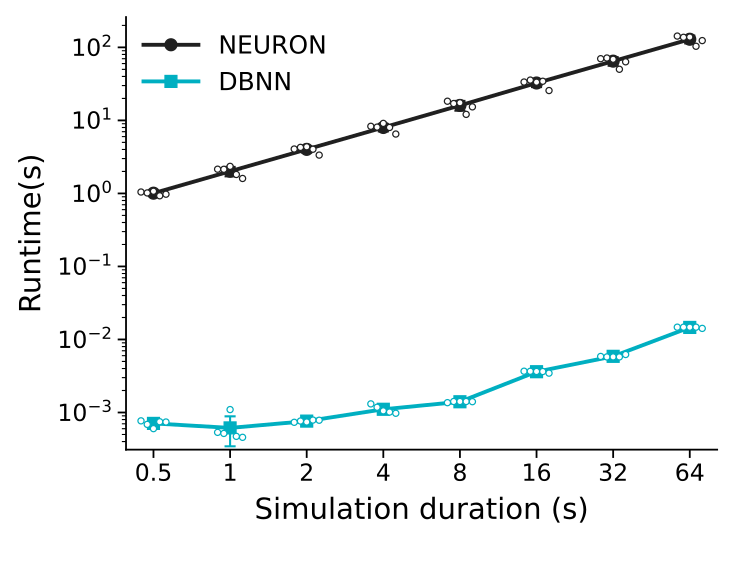

Reproduce this figure in Python.
import csv
import os
from pathlib import Path

import matplotlib
matplotlib.use("Agg")
import matplotlib.pyplot as plt
from matplotlib.transforms import ScaledTranslation
import numpy as np

SCRIPT_DIR = Path(__file__).resolve().parent
ROOT = SCRIPT_DIR.parents[2]
DATA_DIR = ROOT / "nc_final_data" / "FigureS7" / "FigureS7_a"
SOURCE_DIR = ROOT / "nc_final_source_data" / "FigureS7" / "FigureS7_a"




def write_table(path, columns, runs, means, stds):
    values = np.asarray(runs)
    if values.ndim != 2 or values.shape[0] != len(columns) or len(means) != len(columns) or len(stds) != len(columns):
        raise ValueError("Unexpected source table shape")
    path.parent.mkdir(parents=True, exist_ok=True)
    temporary = path.with_name(f".{path.name}.{os.getpid()}.tmp")
    try:
        with temporary.open("w", encoding="utf-8", newline="") as stream:
            writer = csv.writer(stream)
            writer.writerow(["run", *columns])
            for index in range(values.shape[1]):
                writer.writerow([f"run_{index + 1}", *values[:, index]])
            writer.writerow(["mean", *means])
            writer.writerow(["std", *stds])
        os.replace(temporary, path)
    finally:
        if temporary.exists():
            temporary.unlink()


def write_runtime_table(path, x, shown, raw, neuron, dbnn, include_raw):
    columns, runs, means, stds = [], [], [], []
    for condition_index, condition in enumerate(x):
        for engine_index, engine in enumerate(("NEURON", "DBNN")):
            prefix = f"{condition:g}_{engine}"
            if include_raw:
                columns.append(prefix + "_raw_s")
                series = raw[condition_index, engine_index]
                runs.append(series)
                means.append(series.mean())
                stds.append(series.std(ddof=1))
            columns.append(prefix + ("_plotted_s" if include_raw else "_runtime_s"))
            series = shown[condition_index, engine_index]
            runs.append(series)
            means.append(series.mean())
            stds.append(series.std(ddof=1))
            config = neuron[condition_index] if engine_index == 0 else dbnn[condition_index]
            fields = ("dt_ms", "variant", "weight_factor") if engine_index == 0 else ("dt_ms", "method", "execution")
            for field in fields:
                columns.append(prefix + "_" + field)
                runs.append(config[field])
                means.append("")
                stds.append("")
    write_table(path, columns, runs, means, stds)


def main():
    x = np.load(DATA_DIR / "durations_s.npy", allow_pickle=False)
    means = np.load(DATA_DIR / "runtime_mean_s.npy", allow_pickle=False)
    if x.shape != (8,) or means.shape != (8, 2) or not np.isfinite(means).all() or np.any(means <= 0):
        raise ValueError("Unexpected figure data")
    runs = np.load(DATA_DIR / "runtime_runs_s.npy", allow_pickle=False)
    raw = runs
    neuron = np.load(DATA_DIR / "neuron_config.npy", allow_pickle=False)
    dbnn = np.load(DATA_DIR / "dbnn_config.npy", allow_pickle=False)
    if runs.shape != (8, 2, 5) or raw.shape != runs.shape or neuron.shape != (8, 5) or dbnn.shape != (8, 5):
        raise ValueError("Unexpected individual timing data")
    if not np.allclose(runs.mean(axis=2), means, rtol=1e-12, atol=1e-12):
        raise ValueError("Individual times do not match plotted means")
    stds = runs.std(axis=2, ddof=1)
    write_runtime_table(SOURCE_DIR / "FigureS7_a.csv", x, runs, raw, neuron, dbnn, False)
    plt.rcParams.update({"font.family": "Arial", "font.size": 19, "axes.labelsize": 21, "xtick.labelsize": 17, "ytick.labelsize": 17, "legend.fontsize": 18, "axes.linewidth": 1.3, "pdf.fonttype": 42, "ps.fonttype": 42})
    fig, ax = plt.subplots(figsize=(7.4, 5.7))
    ax.plot(x, means[:, 0], color="#202020", marker="o", linewidth=2.8, markersize=8.5, markeredgewidth=1.0, label="NEURON", clip_on=True)
    ax.plot(x, means[:, 1], color="#00AFC1", marker="s", linewidth=2.8, markersize=8.5, markeredgewidth=1.0, label="DBNN", clip_on=True)
    offsets = np.linspace(-9.0, 9.0, runs.shape[2])
    for engine, color in enumerate(("#202020", "#00AFC1")):
        ax.errorbar(x, means[:, engine], yerr=stds[:, engine], fmt="none", ecolor=color,
                    elinewidth=1.5, capsize=4, capthick=1.5, zorder=2)
        for repeat, offset in enumerate(offsets):
            shift = ScaledTranslation(offset / 72.0, 0.0, fig.dpi_scale_trans)
            ax.scatter(x, runs[:, engine, repeat], s=20, facecolors="white", edgecolors=color, linewidths=.9,
                       transform=ax.transData + shift, clip_on=False, zorder=5)
    ax.set_xscale("log", base=2)
    ax.set_yscale("log")
    ax.set_xlabel("Simulation duration (s)", labelpad=8)
    ax.set_ylabel("Runtime(s)", labelpad=8)
    ax.set_xticks(x)
    ax.set_xticklabels([f"{v:g}" for v in x])
    ax.set_xlim(0.39, 82)
    ax.set_ylim(min(3.5e-4, float(np.min(means - stds)) * 0.9), max(260, float(np.max(means + stds)) * 1.1))
    ax.legend(loc="upper left", frameon=False, handlelength=2.2, borderaxespad=0.3)
    fig.subplots_adjust(left=0.17, right=0.97, bottom=0.21, top=0.97)
    ax.tick_params(axis="both", which="major", width=1.3, length=6)
    ax.tick_params(axis="y", which="minor", width=0.8, length=3)
    ax.spines["top"].set_visible(False)
    ax.spines["right"].set_visible(False)
    fig.savefig(SCRIPT_DIR / "FigureS7_a.pdf", format="pdf")
    plt.close(fig)


if __name__ == "__main__":
    main()
